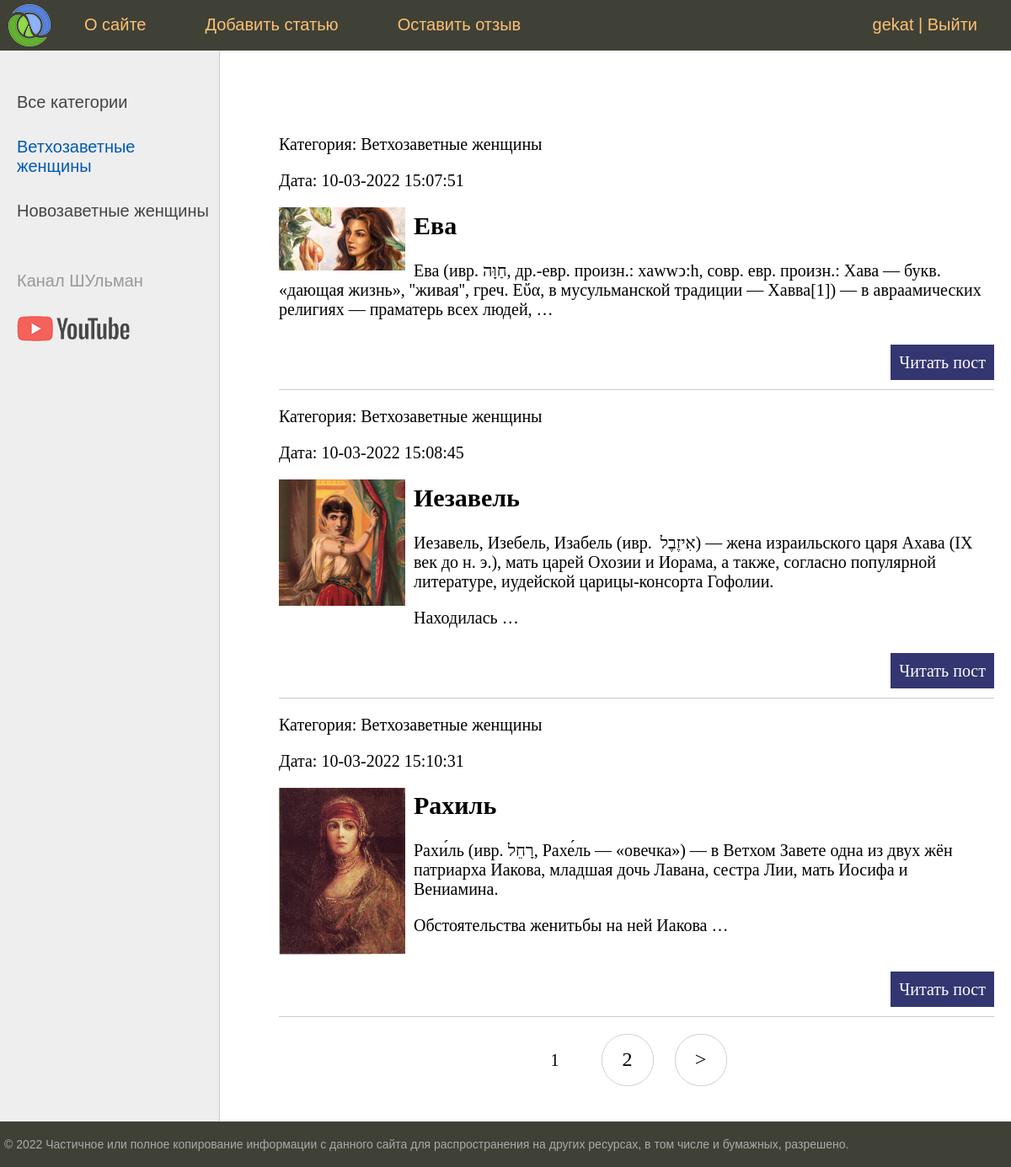
The page /category/vethozavetnye-zhenshiny/ (signed in) on the database its author committed.
### women/models.py (models this page shows, shortened)
class Category(models.Model):
    name = models.CharField(max_length=100, db_index=True, verbose_name='Категория')
    slug = models.SlugField(max_length=255, unique=True, db_index=True, verbose_name='URL')
    def __str__(self):
        return self.name
    def get_absolute_url(self):
        return reverse('category', kwargs={'cat_slug':self.slug})
    class Meta:
        verbose_name = 'Категория'
        verbose_name_plural = 'Категории'

class Women(models.Model):
    title = models.CharField(max_length=255, verbose_name='Заголовок')
    slug = models.SlugField(max_length=255, unique=True, db_index=True, verbose_name='URL')
    content = models.TextField(blank=True, verbose_name='Текст статьи')
    photo = models.ImageField(upload_to='photos/%Y/%m/%d/', verbose_name='Фото')
    time_create = models.DateTimeField(auto_now_add=True, verbose_name='Время создания')
    time_update = models.DateTimeField(auto_now=True, verbose_name='Время обновления')
    is_published = models.BooleanField(default=True, verbose_name='Статья опублукована')
    cat = models.ForeignKey('Category', on_delete=models.PROTECT, verbose_name='Категория', related_name='get_posts')
    def get_absolute_url(self):
        return reverse('post', kwargs={'post_slug':self.slug})
    class Meta:
        verbose_name = 'Библейские женщины'
        verbose_name_plural = 'Библейские женщины'
        ordering = ['id']

### women/views.py (the view)
# urls.py: path('category/<slug:cat_slug>/', WomenCategory.as_view(), name='category'),
class WomenCategory(DataMixin, ListView):
    model = Women
    template_name = 'women/index.html'
    context_object_name = 'posts'
    allow_empty = False
    def get_queryset(self):
        return Women.objects.filter(cat__slug=self.kwargs['cat_slug'], is_published=True).select_related('cat')
    def get_context_data(self, *, object_list=None, **kwargs):
        context = super().get_context_data(**kwargs)
        c = Category.objects.get(slug=self.kwargs['cat_slug'])
        c_def = self.get_user_context(title='Категория - ' + str(c.name),
                                      cat_selected=c.pk)
        return dict(list(context.items()) + list(c_def.items()))

### women/utils.py (called while the page is built)
    def get_user_context(self, **kwargs):
        context = kwargs
        cats = cache.get('cats')
        if not cats:
            cats = Category.objects.all()#annotate(Count('women')) #all()
            cache.set('cats', cats, 60)
        user_menu = menu.copy()
        if not self.request.user.is_authenticated:
            user_menu.pop(1)
        context['menu'] = user_menu
        context['cats'] = cats
        if 'cat_selected' not in context:
            context['cat_selected'] = 0
        return context

### women/templates/women/index.html (shortened to what this page needs)
{% extends 'women/base.html' %}
{% block content %}
<ul class="list-articles">
	{% for p in posts %}
			<li><duv class="article-panel">
				<p class="first">Категория: {{p.cat}}</p>
				<p class="last">Дата: {{p.time_update|date:'d-m-Y H:i:s'}}</p>
			</duv>
{% if p.photo %}
				<p><img class="img-article-left thumb" src="{{p.photo.url}}"></p>
{% endif %}
				<h2>{{p.title}}</h2>
	{% autoescape on %}
	{{p.content|linebreaks|truncatewords:30}}
	{% endautoescape %}
			<p class="link-read-post"><a href="{{ p.get_absolute_url }}">Читать пост</a></p>
			</li>
	{% endfor %}
</ul>
{% endblock %}

### women/templates/women/base.html (shortened to what this page needs)
{% load static %}
{% load women_tags %}
<!DOCTYPE html>
<html>
<head>
	<link type="text/css" href="{% static 'women/css/styles.css' %}" rel="stylesheet" />
</head>
<body>
<table class="table-page" border=0 cellpadding="0" cellspacing="0">
<tr><td valign=top>
{% block mainmenu %}
		<div class="header">
			<ul id="mainmenu" class="mainmenu">
			<li class="logo"><a href="{% url 'home' %}"><div class="logo"></div></a></li>
{% for m in menu %}
			<li><a href="{% url m.url_name %}">{{m.title}}</a></li>
{% endfor %}
				{% if request.user.is_authenticated %}
				<li class="last"> {{user.username}} | <a href="{% url 'logout' %}">Выйти</a></li>
				{% else %}
				<li class="last"><a href="{% url 'register' %}">Регистрация</a> | <a href="{% url 'login' %}">Войти</a></li>
				{% endif %}
			</ul>
		</div>
{% endblock mainmenu %}
<table class="table-content" border=0 cellpadding="0" cellspacing="0">
<tr>
	<td valign="top" class="left-chapters">
	<ul id="leftchapters">
{% if cat_selected == 0 %}
		<li class="selected">Все категории</li>
{% else %}
		<li><a href="{% url 'home' %}">Все категории</a></li>
{% endif %}
{% for c in cats %}
	{% if c.pk == cat_selected %}
		<li class="selected">{{c.name}}</li>
	{% else %}
		<li><a href="{{ c.get_absolute_url }}">{{c.name}}</a></li>
	{% endif %}
{% endfor %}
		<li class="share">
		<p>Канал ШУльман</p>
		<a class="share-yt" href="https://www.youtube.com/watch?v=Q0vkjM-p_Dk" target="_blank" rel="nofollow"></a>
		</li>
	</ul>
</td>
<td valign="top" class="content">
	<div class="content-text">
{% block content %}
{% endblock %}
{% if page_obj.has_other_pages %}
<nav class="list-pages">
    <ul>
        {% for p in paginator.page_range %}
		{% if page_obj.number == p %}
        <li class="page-num page-num-selected">{{ p }}</li>
		{% elif p >= page_obj.number|add:-2 and p <= page_obj.number|add:2  %}
        <li class="page-num">
            <a href="?page={{ p }}">{{ p }}</a>
        </li>
		{% endif %}
        {% endfor %}
{% if page_obj.has_next %}
<li class="page-num">
	<a href="?page={{ page_obj.next_page_number }}">&gt;</a>
</li>
{% endif %}
    </ul>
</nav>
{% endif %}
	</div>
</td></tr></table>
</td></tr>
<tr><td valign=top>
	<div id="footer">
		<p>&copy; 2022 Частичное или полное копирование информации с данного сайта для распространения на других ресурсах, в том числе и бумажных, разрешено.</p>
	</div>
</td></tr></table>
</body>
</html>

### women/static/women/css/styles.css (style rules this page uses)
html, body { font-family: 'Arial'; margin: 0; padding: 0; height: 100%; width: 100%; color: #444; }
a { color: #0059b2; text-decoration: none; }
img { max-width: 600px; height: auto; }
img.img-article-left { max-width: 300px; height: auto; float: left; padding: 0 10px 10px 0; }
img.img-article-left.thumb { max-width: 150px; height: auto; }
p.link-read-post { text-align: right; }
p.link-read-post a { padding: 10px; min-width: 100px; background: #333671; color: #fff; text-decoration: none; }
ul.list-articles { list-style: none; margin: 0; padding: 0; }
ul.list-articles li { border-bottom: 1px solid #ccc; }
.table-page { width: 100%; height: 100%; vertical-align: top; }
.table-page tr { height: 100%; }
.header { background: #3F4137; height: 60px; }
.logo { background: url('../images/logo.png') no-repeat 10px 5px; width: 70px; height: 60px; }
ul.mainmenu { list-style: none; margin: 0; padding: 0; height: 60px; color: #fdc073; font-size: 20px; overflow: hidden; }
ul.mainmenu li { float: left; margin: 18px 40px 0 30px; }
ul.mainmenu li.logo { margin: 0; }
ul.mainmenu li.last { float: right; }
ul.mainmenu li a { color: #fdc073; text-decoration: none; }
.table-content { width: 100%; min-height: 100%; height: 100%; }
.left-chapters { margin: 0; background: #eee; border-right: 1px solid #ccc; min-height: 100%; }
.left-chapters ul { width: 230px; min-height: 100%; margin: 0; padding: 20px 10px 10px 20px; list-style: none; font-size: 20px; }
.left-chapters ul li { margin: 30px 0 0 0; color: #999; }
.left-chapters ul li.selected { color: #0059b2; }
.left-chapters ul li a { color: #444; text-decoration: none; }
.left-chapters ul li.share { margin: 60px 0 0 0; }
.left-chapters ul li.share p { margin: 30px 0 30px 0; }
.left-chapters ul li.share a { display: inline-block; width: 40px; height: 40px; margin: 0 20px 0 0; }
.left-chapters ul li.share a.share-yt { width: 100%; height: 30px; background: url('../images/share_yt.png') no-repeat 0 0 }
.content { padding: 40px 20px 20px 40px; width: 100%; box-sizing: border-box; }
.content-text { margin: 60px 0 0 30px; color: #000; font-size: 20px; font-family: Yandex Sans Display Light; }
#footer { box-sizing: border-box; background: #3F4137; padding: 5px; color: #aaa; font-size: 14px; font-family: Verdana, Geneva, Arial, Helvetica; text-align: left; overflow: hidden; }
.list-pages { text-align: center; margin: 0 0 20px 0; }
.list-pages ul { margin: 20px 0 0 0; padding: 0; list-style: none; }
.list-pages ul li { display: inline-block; margin: 0 20px 0 0; }
.list-pages a { color: #000; font-size: 24px; text-decoration: none; }
.list-pages .page-num, .page-num-selected { display: inline-block; width: 60px; height: 44px; padding: 16px 0 0 0; border: 1px solid #d0d0d0; border-radius: 30px; }
.list-pages .page-num-selected { border: none; color: #000; font-size: 20px; }

### rows shown on the page
Category: name "Ветхозаветные женщины"
Category: name "Новозаветные женщины"
Women: cat "Ветхозаветные женщины", time_update "10-03-2022 15:07:51", photo (picture), title "Ева", content "Ева (ивр. ‏חַוָּה‏‎, др.-евр. произн.: xawwͻ:h, совр. евр. произн.: Хава — букв. «дающая жизнь», ''живая'', греч. Εὔα, в мусульманской традиции — Хавва[1]) — в авраамических религиях — праматерь всех людей, …"
Women: cat "Ветхозаветные женщины", time_update "10-03-2022 15:08:45", photo (picture), title "Иезавель", content "Иезавель, Изебель, Изабель (ивр. ‏אִיזֶבֶל ‏‎) — жена израильского царя Ахава (IX век до н. э.), мать царей Охозии и Иорама, а также, согласно популярной литературе, иудейской царицы-консорта Гофолии. Находилась …"
Women: cat "Ветхозаветные женщины", time_update "10-03-2022 15:10:31", photo (picture), title "Рахиль", content "Рахи́ль (ивр. ‏רָחֵל‏‎, Рахе́ль — «овечка») — в Ветхом Завете одна из двух жён патриарха Иакова, младшая дочь Лавана, сестра Лии, мать Иосифа и Вениамина. Обстоятельства женитьбы на ней Иакова …"

### other values the page prints
{{ m.title }} "О сайте" "Добавить статью" "Оставить отзыв"
{{ user.username }} "gekat"
{{ p }} "1"
{{ p }} "2"
